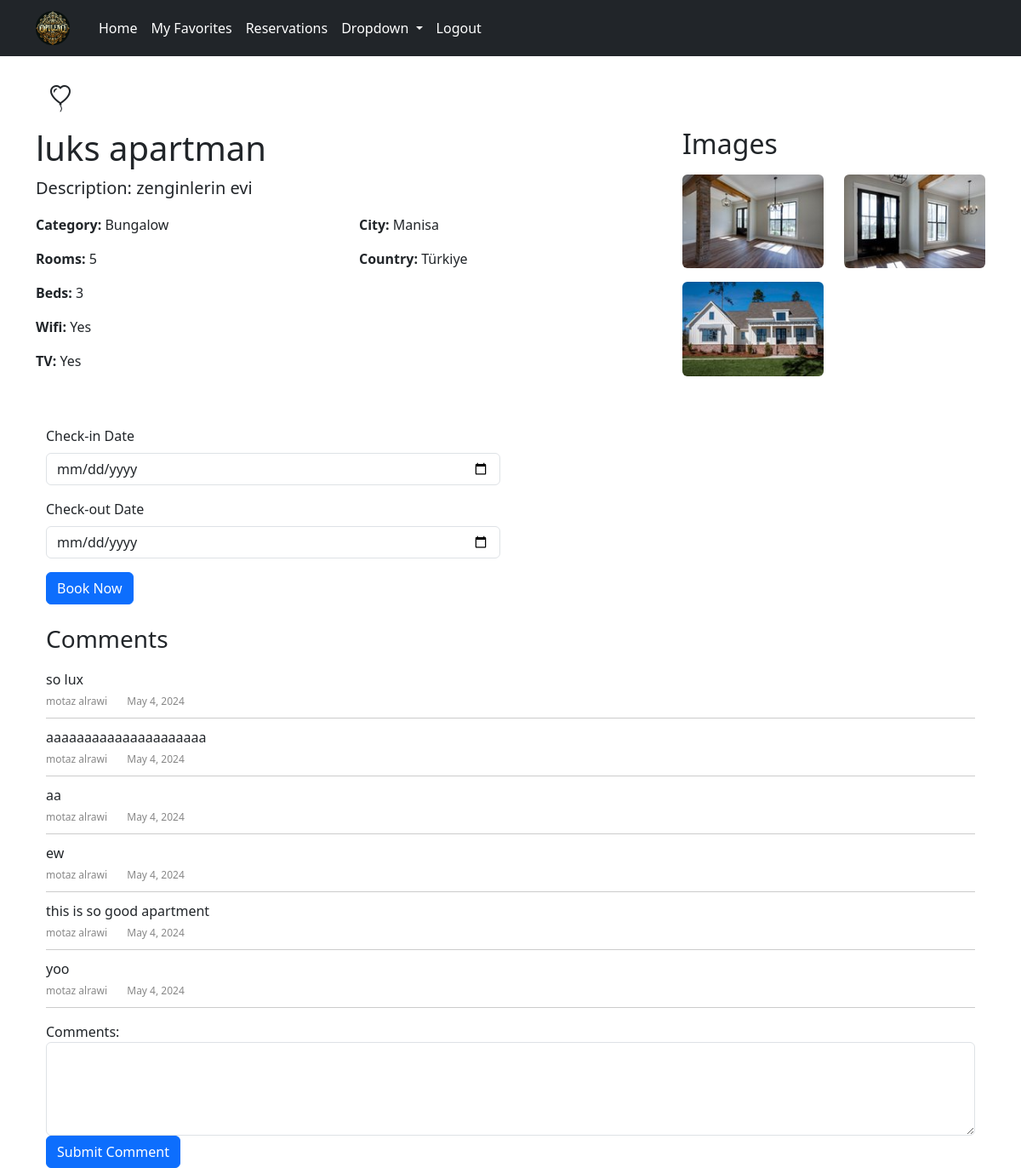
The app's page /1/ (signed in), older data.
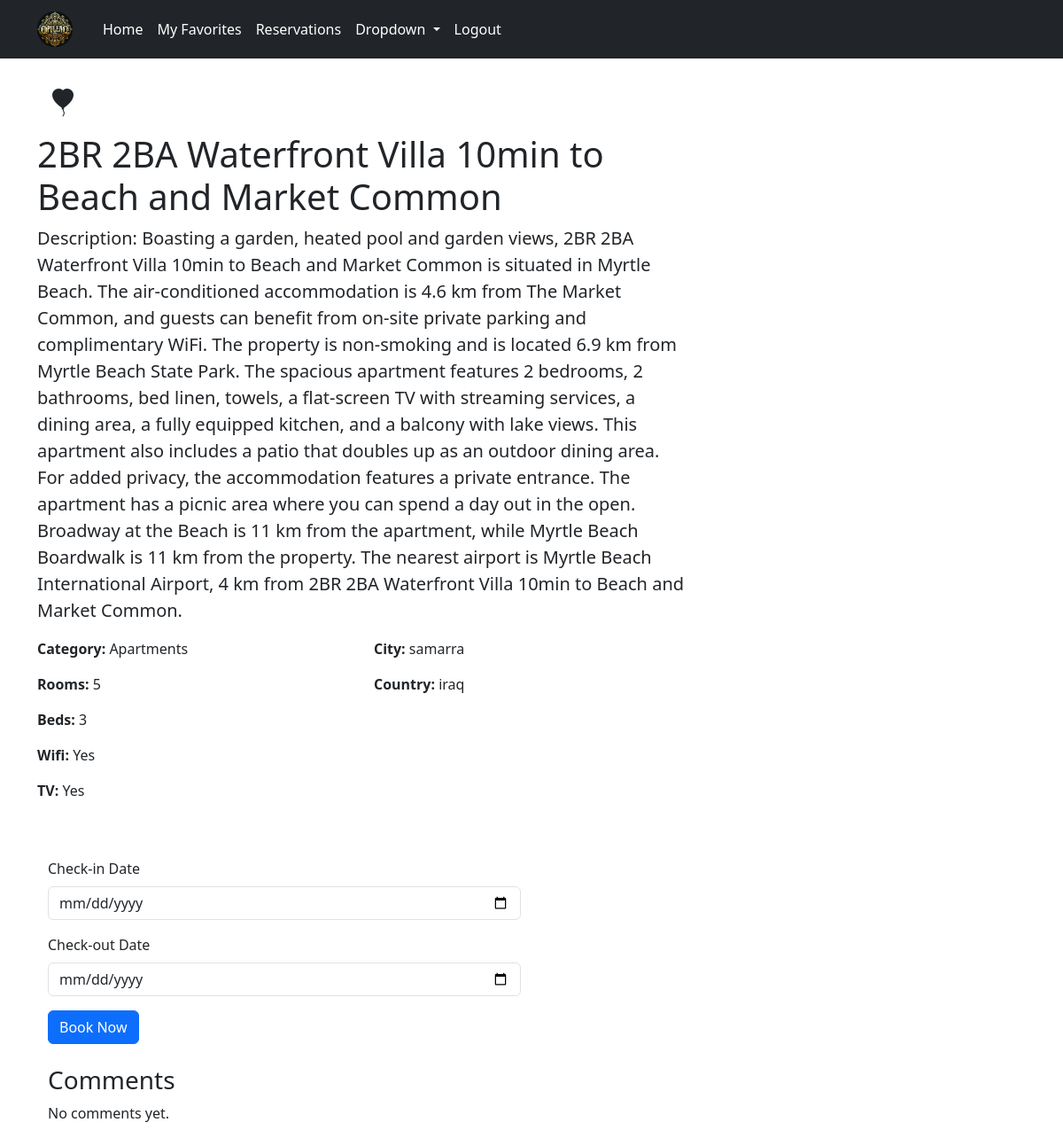
The same page, newer data.
### apartments/models.py (models this page shows, shortened)
class Apartment(models.Model):
    category = models.ForeignKey(Category, on_delete=models.CASCADE)
    country=models.ForeignKey(Country,on_delete=models.SET_NULL,null=True,blank=True)
    city = models.ForeignKey(City, on_delete=models.CASCADE)
    apt_name = models.CharField(max_length=255)
    description = models.TextField()
    cover_image=models.ImageField(upload_to='covers/',null=True)
    district = models.CharField(max_length=30)
    is_active = models.BooleanField(default=True)
    is_booked = models.BooleanField(default=False)
    rooms = models.IntegerField()
    beds = models.IntegerField()
    bath_rooms = models.IntegerField()
    wifi = models.BooleanField(default=False)
    tv = models.BooleanField(default=False)
    price_per_night = models.DecimalField(max_digits=10, decimal_places=2)
    user = models.ForeignKey(settings.AUTH_USER_MODEL, null=True, blank=True, on_delete=models.CASCADE)
    created_at = models.DateTimeField(auto_now_add=True,null=True)
    updated_at = models.DateTimeField(auto_now=True,null=True)

class Category(models.Model):
    category_name = models.CharField(max_length=100, unique=True)
    category_image=models.ImageField(upload_to='categories/',null=True,blank=True)
    def __str__(self):
        return self.category_name

class City(models.Model):
    city_name = models.CharField(max_length=100)
    city_image=models.ImageField(upload_to="cities/",null=True,blank=True)
    postal_code = models.IntegerField()
    country = models.ForeignKey(Country, on_delete=models.CASCADE)
    def __str__(self):
        return self.city_name

class Country(models.Model):
    country_name = models.CharField(max_length=100)
    country_image=models.ImageField(upload_to='countries/', blank=True, null=True)
    def __str__(self):
        return self.country_name

class ApartmentImage(models.Model):
    apartment = models.ForeignKey(Apartment, related_name='images', on_delete=models.CASCADE)
    image = models.ImageField(upload_to='apartment_images/')
    user = models.ForeignKey(settings.AUTH_USER_MODEL, null=True, blank=True, on_delete=models.CASCADE)

### reviews/models.py (models this page shows, shortened)
class Comment(models.Model):
    user = models.ForeignKey(settings.AUTH_USER_MODEL,on_delete=models.CASCADE)
    apartment = models.ForeignKey("apartments.apartment",on_delete=models.CASCADE)
    text = models.TextField(blank=False,null=False)
    created_at = models.DateTimeField(auto_now_add=True)
    updated_at = models.DateTimeField(auto_now=True)

### accounts/models.py (models this page shows)
class CustomUser(AbstractUser):
    username = None
    email = models.EmailField(unique=True)
    phone_number = models.CharField(max_length=11 , unique=True)
    objects = CustomUserManager()
    USERNAME_FIELD = "email"
    REQUIRED_FIELDS = []  # Remove 'email' from REQUIRED_FIELDS

### apartments/views.py (the view)
# urls.py: path('<int:pk>/',views.ApartmentDetailView.as_view(),name='detail'),
class ApartmentDetailView(DetailView):
    model = Apartment
    template_name = "apartment/detail.html"
    def get_context_data(self, **kwargs):
        context=super().get_context_data(**kwargs)
        context['pk'] = self.kwargs['pk']
        apartment=context['apartment']
        if Reservation.objects.filter(user=self.request.user,apartment=apartment,reservation_status=2):
            context['add_comment'] = True
        else:
            context['add_comment'] = False
        context['comments']=Comment.objects.filter(apartment=apartment)
        context['favorite'] = favorite.objects.filter(apartment=self.object, user=self.request.user).first()
        try:
            images=ApartmentImage.objects.filter(apartment=apartment).order_by('-id')
            context["form"]=ReservationForm
            context["images"]=images
        except ApartmentImage.DoesNotExist:
                pass
        return context

### templates/apartment/detail.html (shortened to what this page needs)
{% extends "base.html" %}
{% block content %}
<div class="container mt-4">
    <div class="row">
        {% if not favorite %}
        <form method="post" action="{% url 'favorite_create'  %}">
            <button class="btn" type="submit" >
                <h2 title="Add to favorite" class="bi bi-balloon-heart "></h2>
             </button>
        </form>
        {% endif %}
        {% if favorite %}
        <form method="post" action="{% url 'favorite_delete' favorite.id %}">
            <button class="btn" type="submit">
                <h2 title="Remove from favorite" class="bi bi-balloon-heart-fill"></h2>
              </button>
        </form>
        {% endif %}
        <div class="col-md-8">
            <h1>{{ apartment.apt_name }}</h1>
            <p class="lead"><strong>Description:</strong> {{ apartment.description }}</p>
            <div class="row mb-4">
                <div class="col-md-6">
                    <p><strong>Category:</strong> {{ apartment.category }}</p>
                    <p><strong>Rooms:</strong> {{ apartment.rooms }}</p>
                    <p><strong>Beds:</strong> {{ apartment.beds }}</p>
                    {% if apartment.wifi %}
                        <p><strong>Wifi:</strong> Yes</p>
                    {% else %}
                        <p><strong>Wifi:</strong> No</p>
                    {% endif %}
                    {% if apartment.tv %}
                        <p><strong>TV:</strong> Yes</p>
                    {% else %}
                        <p><strong>TV:</strong> No</p>
                    {% endif %}
                </div>
                <div class="col-md-6">
                    <p><strong>City:</strong> {{ apartment.city }}</p>
                    <p><strong>Country:</strong> {{ apartment.country }}</p>
                </div>
            </div>
        </div>
        <div class="col-md-4">
            {% if images %}
                <h2 class="mb-3">Images</h2>
                <div class="row">
                    {% for apt_image in images %}
                        <div class="col-md-6 mb-3">
                            <img src="{{ apt_image.image.url }}" alt="house image" class="img-fluid rounded">
                        </div>
                    {% endfor %}
                </div>
            {% endif %}
        </div>
    </div>
</div>
<div class="container mt-4">
    {% if user.is_authenticated %}
        {% include "../reservations/res_apt.html" %}
        <div class="container mt-4">
            {% include "reviews/list_comment.html" %}
            {% if add_comment %}
            {% include "reviews/add_comment.html" %}
            {% endif %}
        </div>
    {% else %}
        <p class="lead">To book this apartment, please <a href="{% url "users_login" %}?next=/{{apartment.id}}" class="text-primary">log in</a> or <a href="{% url "users_register" %}" class="text-primary">sign up</a>.</p>
        {% endif %}
</div>
{% endblock content %}

### templates/reviews/list_comment.html (shortened to what this page needs)
<div class="comments-section">
    <h3>Comments</h3>
    <ul class="comment-list">
        {% for comment in comments %}
        <li class="comment">
            <div class="comment-content">{{ comment.text }}</div>
            <div class="comment-meta">
                <span class="comment-author">{{ comment.user.first_name }} {{ comment.user.last_name }}</span>
                <span class="comment-date">{{ comment.created_at|date:"F j, Y" }}</span>
            </div>
        </li>
        {% empty %}
        <li class="no-comments">No comments yet.</li>
        {% endfor %}
    </ul>
</div>

Row changes from the older to the newer data that the page shows:
removed ApartmentImage: image (picture)
removed ApartmentImage: image (picture)
removed ApartmentImage: image (picture)
removed Comment: text "so lux", user.first_name "motaz", user.last_name "alrawi", created_at "May 4, 2024"
removed Comment: text "aaaaaaaaaaaaaaaaaaaaa", user.first_name "motaz", user.last_name "alrawi", created_at "May 4, 2024"
removed Comment: text "aa", user.first_name "motaz", user.last_name "alrawi", created_at "May 4, 2024"
removed Comment: text "ew", user.first_name "motaz", user.last_name "alrawi", created_at "May 4, 2024"
removed Comment: text "this is so good apartment", user.first_name "motaz", user.last_name "alrawi", created_at "May 4, 2024"
removed Comment: text "yoo", user.first_name "motaz", user.last_name "alrawi", created_at "May 4, 2024"
changed Apartment: apt_name "luks apartman" → "2BR 2BA Waterfront Villa 10min to Beach and Market Common"; description "zenginlerin evi" → "Boasting a garden, heated pool and garden views, 2BR 2BA Waterfront Villa 10min to Beach and Market Common is situated in Myrtle Beach. The air-conditioned accommodation is 4.6 km from The Market Common, and guests can benefit from on-site private parking and complimentary WiFi. The property is non-smoking and is located 6.9 km from Myrtle Beach State Park. The spacious apartment features 2 bedrooms, 2 bathrooms, bed linen, towels, a flat-screen TV with streaming services, a dining area, a fully equipped kitchen, and a balcony with lake views. This apartment also includes a patio that doubles up as an outdoor dining area. For added privacy, the accommodation features a private entrance. The…"; category "Bungalow" → "Apartments"; city "Manisa" → "samarra"; country "Türkiye" → "iraq"
Text that changed along with them:
text no longer shown: "Images Comments: Submit Comment"
text now shown: "No comments yet."
